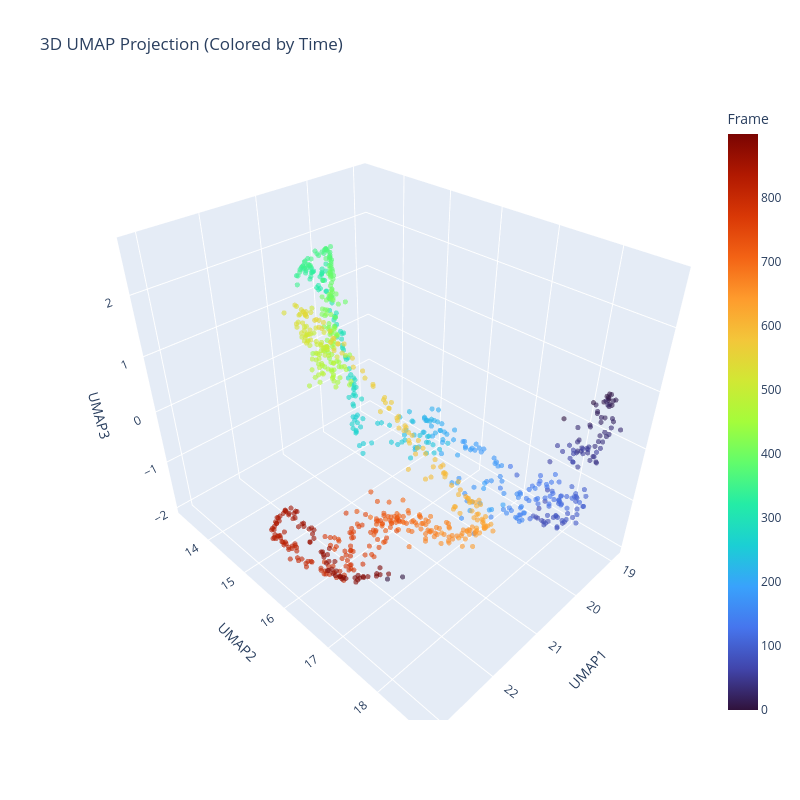

Notebook code for this chart:
### Markdown cell above
### Step 3: Non-linear Manifold Learning (UMAP)
Use UMAP to unfold the neural manifold and reveal complex non-linear structures hidden in the PCA projection.

### Code cell
# Prepare Data
X = average_response_matrix_total.values
scaler = StandardScaler()
X_scaled = scaler.fit_transform(X)

print("Running UMAP (2D)...")
reducer = umap.UMAP(n_neighbors=30, min_dist=0.1, n_components=2, random_state=42)
embedding = reducer.fit_transform(X_scaled)

# 2D Visualization
fig, ax = plt.subplots(figsize=(12, 10))
sc = ax.scatter(embedding[:, 0], embedding[:, 1], c=frame_complexity, cmap='inferno', s=15, alpha=0.8)
ax.plot(embedding[:, 0], embedding[:, 1], color=viz_style.WHITE, alpha=0.2, linewidth=0.5)

viz_style.format_axis(ax, title='UMAP PROJECTION (2D)', xlabel='UMAP 1', ylabel='UMAP 2')
plt.colorbar(sc, label='Image Complexity')
plt.show()

# 3D Interactive Visualization
print("Running UMAP (3D)...")
reducer_3d = umap.UMAP(n_neighbors=30, min_dist=0.1, n_components=3, random_state=42)
embedding_3d = reducer_3d.fit_transform(X_scaled)

df_umap_3d = pd.DataFrame(embedding_3d, columns=['UMAP1', 'UMAP2', 'UMAP3'])
df_umap_3d['Frame'] = np.arange(len(df_umap_3d))
df_umap_3d['Complexity'] = frame_complexity

fig = px.scatter_3d(
    df_umap_3d, x='UMAP1', y='UMAP2', z='UMAP3',
    color='Frame',
    hover_data=['Complexity'],
    title='3D UMAP Projection (Colored by Time)',
    color_continuous_scale='Turbo',
    opacity=0.6, width=800, height=800
)
fig.update_traces(marker=dict(size=3))
fig.show()

### Figure 1 — Plotly figure (JSON) as saved in the notebook; plotly's stock layout.template omitted (floating-point values rounded to 4 significant figures; data arrays with more than 128 entries replaced by an {"elided": "..."} marker saying what was removed)
{"data": [{"customdata": {"elided": "900x1 float values"}, "hovertemplate": "UMAP1=%{x}<br>UMAP2=%{y}<br>UMAP3=%{z}<br>Complexity=%{customdata[0]}<br>Frame=%{marker.color}<extra></extra>", "legendgroup": "", "marker": {"color": {"elided": "900 int values"}, "coloraxis": "coloraxis", "opacity": 0.6, "size": 3, "symbol": "circle"}, "mode": "markers", "name": "", "scene": "scene", "showlegend": false, "type": "scatter3d", "x": {"elided": "900 float values"}, "y": {"elided": "900 float values"}, "z": {"elided": "900 float values"}}], "layout": {"coloraxis": {"colorbar": {"title": {"text": "Frame"}}, "colorscale": [[0, "#30123b"], [0.07143, "#4145ab"], [0.1429, "#4675ed"], [0.2143, "#39a2fc"], [0.2857, "#1bcfd4"], [0.3571, "#24eca6"], [0.4286, "#61fc6c"], [0.5, "#a4fc3b"], [0.5714, "#d1e834"], [0.6429, "#f3c63a"], [0.7143, "#fe9b2d"], [0.7857, "#f36315"], [0.8571, "#d93806"], [0.9286, "#b11901"], [1, "#7a0402"]]}, "height": 800, "legend": {"tracegroupgap": 0}, "scene": {"domain": {"x": [0, 1], "y": [0, 1]}, "xaxis": {"title": {"text": "UMAP1"}}, "yaxis": {"title": {"text": "UMAP2"}}, "zaxis": {"title": {"text": "UMAP3"}}}, "title": {"text": "3D UMAP Projection (Colored by Time)"}, "width": 800}}
